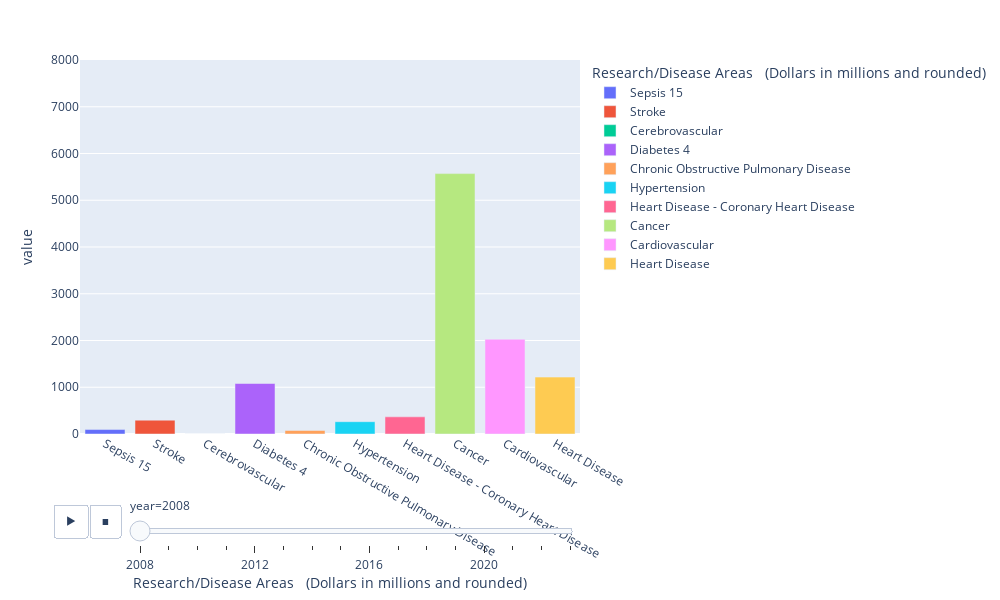

Write notebook code for a chart like this one.
### Code cell
fig = px.bar(sem, x='Research/Disease Areas \n (Dollars in millions and rounded)', 
             y="value", color='Research/Disease Areas \n (Dollars in millions and rounded)',
  animation_frame="year",width = 1000,height = 600,range_y=[0,8000])
fig.show()

### Figure 1 — Plotly figure (JSON) as saved in the notebook; plotly's stock layout.template omitted (floating-point values rounded to 4 significant figures)
{"data": [{"alignmentgroup": "True", "hovertemplate": "Research/Disease Areas \n (Dollars in millions and rounded)=%{x}<br>year=2008<br>value=%{y}<extra></extra>", "legendgroup": "Sepsis 15", "marker": {"color": "#636efa", "pattern": {"shape": ""}}, "name": "Sepsis 15", "offsetgroup": "Sepsis 15", "orientation": "v", "showlegend": true, "textposition": "auto", "type": "bar", "x": ["Sepsis 15"], "xaxis": "x", "y": [95], "yaxis": "y"}, {"alignmentgroup": "True", "hovertemplate": "Research/Disease Areas \n (Dollars in millions and rounded)=%{x}<br>year=2008<br>value=%{y}<extra></extra>", "legendgroup": "Stroke ", "marker": {"color": "#EF553B", "pattern": {"shape": ""}}, "name": "Stroke ", "offsetgroup": "Stroke ", "orientation": "v", "showlegend": true, "textposition": "auto", "type": "bar", "x": ["Stroke "], "xaxis": "x", "y": [296], "yaxis": "y"}, {"alignmentgroup": "True", "hovertemplate": "Research/Disease Areas \n (Dollars in millions and rounded)=%{x}<br>year=2008<br>value=%{y}<extra></extra>", "legendgroup": "Cerebrovascular ", "marker": {"color": "#00cc96", "pattern": {"shape": ""}}, "name": "Cerebrovascular ", "offsetgroup": "Cerebrovascular ", "orientation": "v", "showlegend": true, "textposition": "auto", "type": "bar", "x": ["Cerebrovascular "], "xaxis": "x", "y": [-1], "yaxis": "y"}, {"alignmentgroup": "True", "hovertemplate": "Research/Disease Areas \n (Dollars in millions and rounded)=%{x}<br>year=2008<br>value=%{y}<extra></extra>", "legendgroup": "Diabetes 4", "marker": {"color": "#ab63fa", "pattern": {"shape": ""}}, "name": "Diabetes 4", "offsetgroup": "Diabetes 4", "orientation": "v", "showlegend": true, "textposition": "auto", "type": "bar", "x": ["Diabetes 4"], "xaxis": "x", "y": [1080], "yaxis": "y"}, {"alignmentgroup": "True", "hovertemplate": "Research/Disease Areas \n (Dollars in millions and rounded)=%{x}<br>year=2008<br>value=%{y}<extra></extra>", "legendgroup": "Chronic Obstructive Pulmonary Disease ", "marker": {"color": "#FFA15A", "pattern": {"shape": ""}}, "name": "Chronic Obstructive Pulmonary Disease ", "offsetgroup": "Chronic Obstructive Pulmonary Disease ", "orientation": "v", "showlegend": true, "textposition": "auto", "type": "bar", "x": ["Chronic Obstructive Pulmonary Disease "], "xaxis": "x", "y": [75], "yaxis": "y"}, {"alignmentgroup": "True", "hovertemplate": "Research/Disease Areas \n (Dollars in millions and rounded)=%{x}<br>year=2008<br>value=%{y}<extra></extra>", "legendgroup": "Hypertension ", "marker": {"color": "#19d3f3", "pattern": {"shape": ""}}, "name": "Hypertension ", "offsetgroup": "Hypertension ", "orientation": "v", "showlegend": true, "textposition": "auto", "type": "bar", "x": ["Hypertension "], "xaxis": "x", "y": [263], "yaxis": "y"}, {"alignmentgroup": "True", "hovertemplate": "Research/Disease Areas \n (Dollars in millions and rounded)=%{x}<br>year=2008<br>value=%{y}<extra></extra>", "legendgroup": "Heart Disease - Coronary Heart Disease ", "marker": {"color": "#FF6692", "pattern": {"shape": ""}}, "name": "Heart Disease - Coronary Heart Disease ", "offsetgroup": "Heart Disease - Coronary Heart Disease ", "orientation": "v", "showlegend": true, "textposition": "auto", "type": "bar", "x": ["Heart Disease - Coronary Heart Disease "], "xaxis": "x", "y": [367], "yaxis": "y"}, {"alignmentgroup": "True", "hovertemplate": "Research/Disease Areas \n (Dollars in millions and rounded)=%{x}<br>year=2008<br>value=%{y}<extra></extra>", "legendgroup": "Cancer ", "marker": {"color": "#B6E880", "pattern": {"shape": ""}}, "name": "Cancer ", "offsetgroup": "Cancer ", "orientation": "v", "showlegend": true, "textposition": "auto", "type": "bar", "x": ["Cancer "], "xaxis": "x", "y": [5570], "yaxis": "y"}, {"alignmentgroup": "True", "hovertemplate": "Research/Disease Areas \n (Dollars in millions and rounded)=%{x}<br>year=2008<br>value=%{y}<extra></extra>", "legendgroup": "Cardiovascular ", "marker": {"color": "#FF97FF", "pattern": {"shape": ""}}, "name": "Cardiovascular ", "offsetgroup": "Cardiovascular ", "orientation": "v", "showlegend": true, "textposition": "auto", "type": "bar", "x": ["Cardiovascular "], "xaxis": "x", "y": [2027], "yaxis": "y"}, {"alignmentgroup": "True", "hovertemplate": "Research/Disease Areas \n (Dollars in millions and rounded)=%{x}<br>year=2008<br>value=%{y}<extra></extra>", "legendgroup": "Heart Disease ", "marker": {"color": "#FECB52", "pattern": {"shape": ""}}, "name": "Heart Disease ", "offsetgroup": "Heart Disease ", "orientation": "v", "showlegend": true, "textposition": "auto", "type": "bar", "x": ["Heart Disease "], "xaxis": "x", "y": [1217], "yaxis": "y"}], "layout": {"barmode": "relative", "height": 600, "legend": {"title": {"text": "Research/Disease Areas \n (Dollars in millions and rounded)"}, "tracegroupgap": 0}, "margin": {"t": 60}, "sliders": [{"active": 0, "currentvalue": {"prefix": "year="}, "len": 0.9, "pad": {"b": 10, "t": 60}, "steps": [{"args": [["2008"], {"frame": {"duration": 0, "redraw": true}, "fromcurrent": true, "mode": "immediate", "transition": {"duration": 0, "easing": "linear"}}], "label": "2008", "method": "animate"}, {"args": [["2009"], {"frame": {"duration": 0, "redraw": true}, "fromcurrent": true, "mode": "immediate", "transition": {"duration": 0, "easing": "linear"}}], "label": "2009", "method": "animate"}, {"args": [["2010"], {"frame": {"duration": 0, "redraw": true}, "fromcurrent": true, "mode": "immediate", "transition": {"duration": 0, "easing": "linear"}}], "label": "2010", "method": "animate"}, {"args": [["2011"], {"frame": {"duration": 0, "redraw": true}, "fromcurrent": true, "mode": "immediate", "transition": {"duration": 0, "easing": "linear"}}], "label": "2011", "method": "animate"}, {"args": [["2012"], {"frame": {"duration": 0, "redraw": true}, "fromcurrent": true, "mode": "immediate", "transition": {"duration": 0, "easing": "linear"}}], "label": "2012", "method": "animate"}, {"args": [["2013"], {"frame": {"duration": 0, "redraw": true}, "fromcurrent": true, "mode": "immediate", "transition": {"duration": 0, "easing": "linear"}}], "label": "2013", "method": "animate"}, {"args": [["2014"], {"frame": {"duration": 0, "redraw": true}, "fromcurrent": true, "mode": "immediate", "transition": {"duration": 0, "easing": "linear"}}], "label": "2014", "method": "animate"}, {"args": [["2015"], {"frame": {"duration": 0, "redraw": true}, "fromcurrent": true, "mode": "immediate", "transition": {"duration": 0, "easing": "linear"}}], "label": "2015", "method": "animate"}, {"args": [["2016"], {"frame": {"duration": 0, "redraw": true}, "fromcurrent": true, "mode": "immediate", "transition": {"duration": 0, "easing": "linear"}}], "label": "2016", "method": "animate"}, {"args": [["2017"], {"frame": {"duration": 0, "redraw": true}, "fromcurrent": true, "mode": "immediate", "transition": {"duration": 0, "easing": "linear"}}], "label": "2017", "method": "animate"}, {"args": [["2018"], {"frame": {"duration": 0, "redraw": true}, "fromcurrent": true, "mode": "immediate", "transition": {"duration": 0, "easing": "linear"}}], "label": "2018", "method": "animate"}, {"args": [["2019"], {"frame": {"duration": 0, "redraw": true}, "fromcurrent": true, "mode": "immediate", "transition": {"duration": 0, "easing": "linear"}}], "label": "2019", "method": "animate"}, {"args": [["2020"], {"frame": {"duration": 0, "redraw": true}, "fromcurrent": true, "mode": "immediate", "transition": {"duration": 0, "easing": "linear"}}], "label": "2020", "method": "animate"}, {"args": [["2021"], {"frame": {"duration": 0, "redraw": true}, "fromcurrent": true, "mode": "immediate", "transition": {"duration": 0, "easing": "linear"}}], "label": "2021", "method": "animate"}, {"args": [["2022 Estimated"], {"frame": {"duration": 0, "redraw": true}, "fromcurrent": true, "mode": "immediate", "transition": {"duration": 0, "easing": "linear"}}], "label": "2022 Estimated", "method": "animate"}, {"args": [["2023 Estimated"], {"frame": {"duration": 0, "redraw": true}, "fromcurrent": true, "mode": "immediate", "transition": {"duration": 0, "easing": "linear"}}], "label": "2023 Estimated", "method": "animate"}], "x": 0.1, "xanchor": "left", "y": 0, "yanchor": "top"}], "updatemenus": [{"buttons": [{"args": [null, {"frame": {"duration": 500, "redraw": true}, "fromcurrent": true, "mode": "immediate", "transition": {"duration": 500, "easing": "linear"}}], "label": "&#9654;", "method": "animate"}, {"args": [[null], {"frame": {"duration": 0, "redraw": true}, "fromcurrent": true, "mode": "immediate", "transition": {"duration": 0, "easing": "linear"}}], "label": "&#9724;", "method": "animate"}], "direction": "left", "pad": {"r": 10, "t": 70}, "showactive": false, "type": "buttons", "x": 0.1, "xanchor": "right", "y": 0, "yanchor": "top"}], "width": 1000, "xaxis": {"anchor": "y", "categoryarray": ["Sepsis 15", "Stroke ", "Cerebrovascular ", "Diabetes 4", "Chronic Obstructive Pulmonary Disease ", "Hypertension ", "Heart Disease - Coronary Heart Disease ", "Cancer ", "Cardiovascular ", "Heart Disease "], "categoryorder": "array", "domain": [0, 1], "title": {"text": "Research/Disease Areas \n (Dollars in millions and rounded)"}}, "yaxis": {"anchor": "x", "domain": [0, 1], "range": [0, 8000], "title": {"text": "value"}}}}
